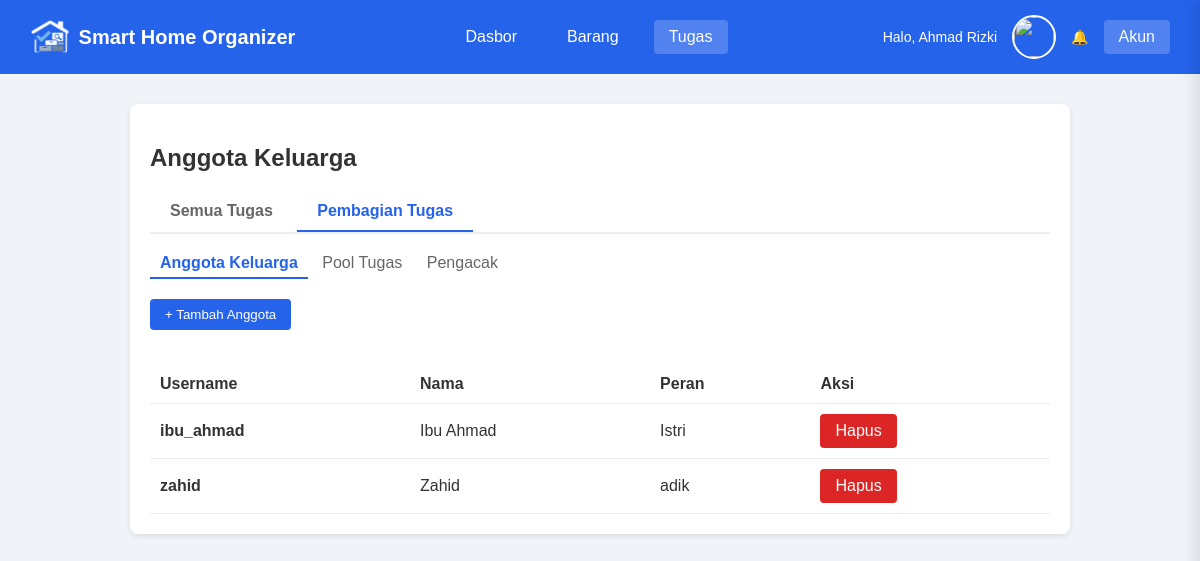
/user/tasks_anggota.php (signed in), run on the app's committed database.
### tables this page shows
CREATE TABLE `family_members` (
  `id` int NOT NULL AUTO_INCREMENT,
  `user_id` int NOT NULL,
  `nama` varchar(100) NOT NULL,
  `role_dalam_keluarga` varchar(50) DEFAULT 'Anggota',
  `status` tinyint(1) DEFAULT '1',
  `username` varchar(50) DEFAULT NULL,
  `password` varchar(255) DEFAULT NULL,
  `foto_profil` varchar(255) DEFAULT 'default.png',
  PRIMARY KEY (`id`),
  UNIQUE KEY `username` (`username`),
  KEY `user_id` (`user_id`),
  CONSTRAINT `family_members_ibfk_1` FOREIGN KEY (`user_id`) REFERENCES `users` (`id`) ON DELETE CASCADE
);

### user/tasks_anggota.php (the view, shortened to what this page needs)
<?php
include_once '../includes/notifications.php';
include_once '../includes/account_drawer.php';
$uid = $_SESSION['user_id'];
$data = mysqli_query($conn, "SELECT * FROM family_members WHERE user_id=$uid");
?>
<!DOCTYPE html>
<html>
<head>
    <link rel="stylesheet" href="../assets/css/style.css">
</head>
<body>
    <div class="navbar navbar-dashboard">
        <div class="navbar-brand">
            <img src="../assets/image/logo.png" alt="Logo" class="logo-img">
            <a href="dashboardd.php">Smart Home Organizer</a>
        </div>
        <div class="navbar-menu">
            <a href="dashboardd.php">Dasbor</a>
            <a href="items.php">Barang</a>
            <a href="tasks.php" class="active">Tugas</a>
        </div>
        <div class="navbar-user">
            <span>Halo, <?= $_SESSION['nama']; ?></span>
            <img src="../assets/image/users/<?= $_SESSION['foto'] ?? 'default.png'; ?>" class="profile-pic">
            <a href="javascript:void(0)" onclick="openAccountDrawer()">Akun</a>
        </div>
    </div>
    <div class="container">
        <h2>Anggota Keluarga</h2>
        <div class="nav-tabs">
            <a href="tasks.php" class="nav-tab">Semua Tugas</a>
            <a href="tasks_anggota.php" class="nav-tab active">Pembagian Tugas</a>
        </div>
        <div class="sub-tabs">
            <a href="tasks_anggota.php" class="sub-tab active">Anggota Keluarga</a>
            <a href="tasks_pool.php" class="sub-tab">Pool Tugas</a>
            <a href="tasks_acak.php" class="sub-tab">Pengacak</a>
        </div>
        <button id="btn-form-tambah" class="btn btn-primary mb-20" onclick="toggleForm('form-tambah')">+ Tambah Anggota</button>
        <table>
            <tr>
                <th>Username</th>
                <th>Nama</th>
                <th>Peran</th>
                <th>Aksi</th>
            </tr>
            <?php while ($row = mysqli_fetch_assoc($data)): ?>
                <tr>
                    <td><b><?= $row['username']; ?></b></td>
                    <td><?= $row['nama']; ?></td>
                    <td><?= $row['role_dalam_keluarga']; ?></td>
                    <td><a href="?hapus=<?= $row['id']; ?>" class="btn btn-danger">Hapus</a></td>
                </tr>
            <?php endwhile; ?>
        </table>
    </div>
</body>
</html>

### assets/css/style.css (style rules this page uses)
body { font-family: sans-serif; background: #f0f4f8; margin: 0; color: #333; }
.container { max-width: 900px; margin: 30px auto; background: white; padding: 20px; border-radius: 8px; box-shadow: 0 2px 5px rgba(0, 0, 0, 0.1); }
.navbar { background: #2563eb; padding: 15px 30px; display: flex; align-items: center; justify-content: space-between; color: white; position: sticky; top: 0; z-index: 1000; transition: all 0.3s ease; }
.navbar-brand { display: flex; align-items: center; gap: 10px; font-size: 20px; font-weight: bold; }
.navbar-brand a { color: white; text-decoration: none; }
.logo-img { height: 35px !important; width: auto !important; object-fit: contain; }
.navbar-menu { display: flex; gap: 20px; align-items: center; }
.navbar-menu a { color: white; text-decoration: none; padding: 8px 15px; border-radius: 4px; transition: background 0.3s; }
.navbar-menu a:hover, .navbar-menu a.active { background: rgba(255, 255, 255, 0.2); }
.navbar-user { display: flex; align-items: center; gap: 15px; }
.navbar-user span { font-size: 14px; }
.navbar-user a { color: white; text-decoration: none; background: rgba(255, 255, 255, 0.2); padding: 8px 15px; border-radius: 4px; }
.profile-pic { width: 40px; height: 40px; border-radius: 50%; object-fit: cover; border: 2px solid white; }
.btn { padding: 8px 15px; border: none; cursor: pointer; border-radius: 4px; text-decoration: none; display: inline-block; box-sizing: border-box; }
.btn-primary { background: #2563eb; color: white; }
.btn-danger { background: #dc2626; color: white; }
table { width: 100%; border-collapse: collapse; margin-top: 15px; }
th, td { padding: 10px; border-bottom: 1px solid #eee; text-align: left; }
.nav-tabs { border-bottom: 2px solid #eee; margin-bottom: 15px; }
.nav-tab { padding: 10px 20px; text-decoration: none; color: #666; font-weight: bold; display: inline-block; }
.nav-tab.active { color: #2563eb; border-bottom: 2px solid #2563eb; }
.sub-tabs { margin-bottom: 20px; }
.sub-tab { padding: 5px 10px; text-decoration: none; color: #666; display: inline-block; }
.sub-tab.active { color: #2563eb; font-weight: bold; border-bottom: 2px solid #2563eb; }
.mb-20 { margin-bottom: 20px; }

### data on the page
family_members: username "ibu_ahmad", nama "Ibu Ahmad", role_dalam_keluarga "Istri"
family_members: username "zahid", nama "Zahid", role_dalam_keluarga "adik"

### other printed values
$_SESSION['nama'] "Ahmad Rizki"
